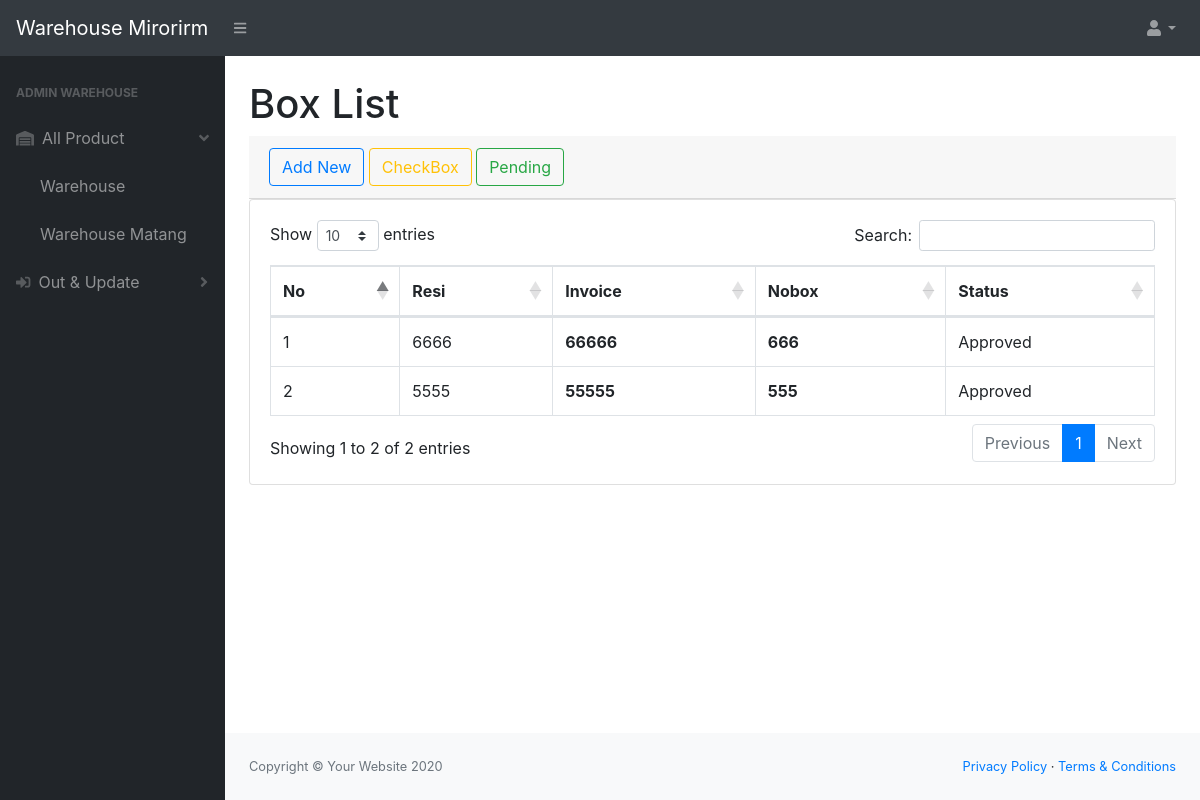
/gudang/index.php?url=boxlist, run on the app's committed database.
### tables this page shows
CREATE TABLE `boxorder_id` (
  `id_box` int(11) NOT NULL,
  `id_delivery` int(11) NOT NULL,
  `invoice` varchar(200) NOT NULL,
  `resi` varchar(200) NOT NULL,
  `box` varchar(200) NOT NULL,
  `box_order` int(11) NOT NULL,
  `kubik_order` float NOT NULL,
  `status_box` varchar(200) NOT NULL DEFAULT 'Not Approved'
);

### gudang/boxlist.php (the view, shortened to what this page needs)
<div class="container-fluid">
                        <h1 class="mt-4">Box List</h1>
                        <div class="card-header">
                                <a type="button" class="btn btn-outline-primary" href="index.php?url=addnew">Add New</a>
                                <a type="button" data-bs-toggle="modal" data-bs-target="#smallModalBox" class="btn btn-outline-warning">CheckBox</a>
                                <a type="button" class="btn btn-outline-success" href="index.php?url=nonsku">Pending</a>
                        </div>
                        <div class="card mb-4">
                            <div class="card-body">
                                <div class="table-responsive">
                                    <table class="table table-hover table-bordered" id="dataTable" width="100%" cellspacing="0">
                                        <thead>
                                            <tr>
                                                <th>No</th>
                                                <th>Resi</th>
                                                <th>Invoice</th>
                                                <th>Nobox</th>
                                                <th>Status</th>
                                            </tr>
                                        </thead>
                                        <tbody >
                                           <?php
                                                $box = mysqli_query($conn, "SELECT * FROM boxorder_id");
                                                $i = 1;
                                                while($data=mysqli_fetch_array($box)){
                                           ?>
                                            <tr>
                                                <td><?=$i++;?></td>
                                                <td><?=$data['resi'];?></td>
                                                <th><?=$data['invoice'];?></th>
                                                <th><?=$data['box'];?></th>
                                                <td><?=$data['status_box'];?></td>
                                            </tr>
                                            <?php
                                                }
                                            ?>
                                        </tbody>
                                    </table>
                                </div>
                            </div>
                        </div>
                    </div>

### data on the page
boxorder_id: resi "6666", invoice "66666", box "666", status_box "Approved"
boxorder_id: resi "5555", invoice "55555", box "555", status_box "Approved"
